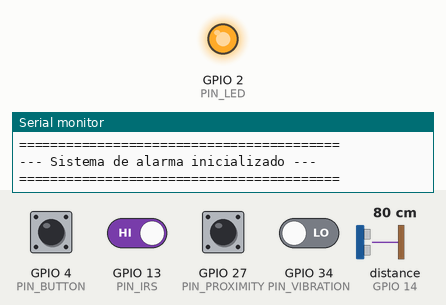
Simulated run of this sketch. Board: ESP32. Parts: output pins drawn as LEDs (lit = HIGH), the last lines printed to the serial monitor. Wiring (inferred from the names in the program): ultrasonic range finder: trigger GPIO 12; echo GPIO 14. Dashed ring = blinking. The inputs (shaded band) are chosen by the test bench; at power-on: GPIO 4 (PIN_BUTTON), GPIO 13 (PIN_IRS), GPIO 27 (PIN_PROXIMITY) HIGH, GPIO 34 (PIN_VIBRATION) LOW, distance to the obstacle (sensor on GPIO 14) 80 cm. The echo pulse lasts 58.3 µs per cm; pins used as bus, display or sensor lines are not drawn.

Above: at 1.2 s.
1.3 s: distance to the obstacle (sensor on GPIO 14) set to 22 cm
2.8 s: distance to the obstacle (sensor on GPIO 14) set to 19 cm
At 3.11 s:
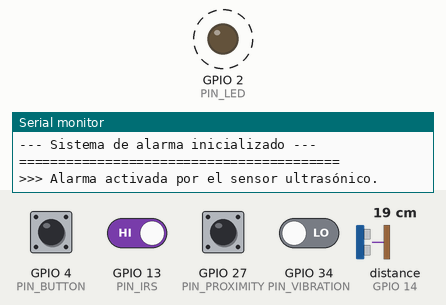
5.8 s: GPIO 4 (PIN_BUTTON) pulled LOW for 0.25 s
At 5.8 s:
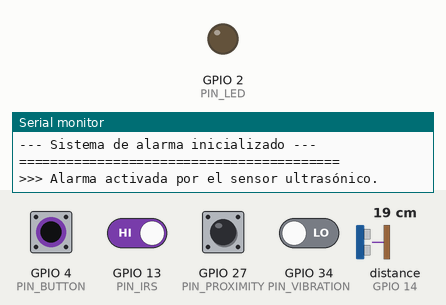
7.5 s: GPIO 4 (PIN_BUTTON) pulled LOW for 1 s
At 8.75 s:
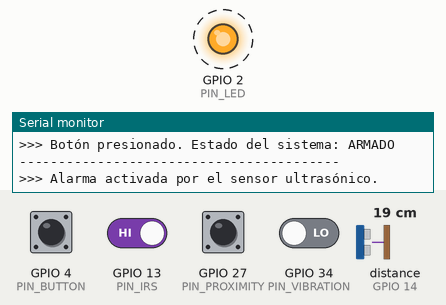
Timing chart, 0 to 11.5 s (numbered marks = the images above; inputs shaded):
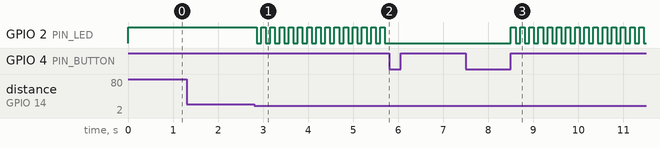

Measured:
- the behaviour switches between 21 and 20 cm on distance to the obstacle (sensor on GPIO 14) (found by bisection; images 0 and 1)
- after the input at 1.3 s, every drawn part: stays the same
- after the input at 2.8 s, GPIO 2 (PIN_LED): alternates HIGH for 0.10 s and LOW for 0.10 s, starting after 0.06 s
- after the input at 5.8 s, GPIO 2 (PIN_LED): stops changing and stays LOW
- after the input at 7.5 s, GPIO 2 (PIN_LED): alternates HIGH for 0.10 s and LOW for 0.10 s, starting after 1.0 s

The sketch:

SampleAlarm.ino
```cpp
// GPI0 13 Asignar a la lectura del sensor infrarrojo
const int PIN_IRS = 13;

// Pines del Sensor Supersonico
const int PIN_TRIG = 12; // Pin de disparo del sensor ultrasónico GPIO 12
const int PIN_ECHO = 14;    // Pin de eco del sensor ultrasónico GPIO 14

// Pin del botón para armar/desarmar el sistema
const int PIN_BUTTON = 4;  // Pin del botón GPIO 4 (Push Button con INPUT_PULLUP)

// Pin del LED integrado en la placa
const int PIN_LED    = 2;  // GPIO 2  (LED Azul Integrado en la placa)

// Pin sensor de vibración
const int PIN_VIBRATION = 34; // Pin del sensor de vibración SW-420 GPIO 34

// Pin sensor de proximidad
const int PIN_PROXIMITY = 27; // Pin del sensor de proximidad GPIO

// VARIABLES DE CONTROL DE ESTADO
bool systemArmed = true;
bool alarmTriggered = false;

long measureDistance() {
    digitalWrite(PIN_TRIG, LOW);
    delayMicroseconds(2);
    digitalWrite(PIN_TRIG, HIGH);
    delayMicroseconds(10);
    digitalWrite(PIN_TRIG, LOW);

    // Mide la duración del pulso en el pin ECHO (timeout de 30ms)
    long duration = pulseIn(PIN_ECHO, HIGH, 30000);

    // Si el sensor no recibe eco, devuelve 999 para evitar falsas alarmas
    if (duration == 0) return 999;

    // Convierte el tiempo a distancia en centímetros (velocidad del sonido)
    return duration * 0.034 / 2;
}


void setup() {
    Serial.begin(115200);

    // Asignar el pin del sensor infrarrojo como entrada
    pinMode(PIN_IRS, INPUT);


    // Asignar los pines del sensor ultrasónico como entrada y salida
    pinMode(PIN_TRIG, OUTPUT);
    pinMode(PIN_ECHO, INPUT);

    // Asignar el pin del sensor de vibración como entrada
    pinMode(PIN_VIBRATION, INPUT);

    // Asignar el pin del botón como entrada con resistencia pull-up interna
    pinMode(PIN_BUTTON, INPUT_PULLUP);

    // Asignar el pin del sensor de proximidad como entrada con pull-up interna
    pinMode(PIN_PROXIMITY, INPUT_PULLUP);

    // Asignar el pin del LED como salida
    pinMode(PIN_LED, OUTPUT);
    digitalWrite(PIN_LED, LOW); // Asegurarse de que el LED esté apagado al inicio

    Serial.println("=========================================");
    Serial.println("--- Sistema de alarma inicializado ---");
    Serial.println("=========================================");
}

void loop() {

    // 1. Leer el estado del botón para armar/desarmar el sistema
    if (digitalRead(PIN_BUTTON) == LOW) { // Si el botón está presionado (estado bajo)
        delay(250); // Pequeño retraso para evitar rebotes
        systemArmed = !systemArmed; // Cambiar el estado del sistema
        alarmTriggered = false; // Reiniciar el estado de la alarma

        Serial.println("-----------------------------------------");
        Serial.print(">>> Botón presionado. Estado del sistema: ");
        Serial.println(systemArmed ? "ARMADO" : "DESARMADO");
        Serial.println("-----------------------------------------");
        // Mantener hasta que se suelte el botón
        while (digitalRead(PIN_BUTTON) == LOW);

    }

    // 2. Lógica de monitoreo del sistema cuando esta armado
    if (systemArmed) {

        int IRValue = digitalRead(PIN_IRS); // Leer el estado del sensor infrarrojo
        long distance = measureDistance(); // Medir la distancia con el sensor ultrasónico
        int vibrationValue = digitalRead(PIN_VIBRATION); // Leer el estado del sensor de vibración
        int proxValue = digitalRead(PIN_PROXIMITY); // Leer el estado del sensor de proximidad

        //Condición de disparo: Infrarrojo detecta objeto (LOW) o distancia menor a 20 cm
        if (IRValue == LOW) {
            if (!alarmTriggered) {
                Serial.println(">>> Alarma activada por el sensor infrarrojo.");
                alarmTriggered = true;
                // digitalWrite(PIN_LED, HIGH); // Encender el LED de alarma
            }
        } else if (distance < 20) {
            if (!alarmTriggered) {
                Serial.println(">>> Alarma activada por el sensor ultrasónico.");
                alarmTriggered = true;
                // digitalWrite(PIN_LED, HIGH); // Encender el LED de alarma
            }
        } else if (vibrationValue == HIGH) {
            if (!alarmTriggered) {
                Serial.println(">>> Alarma activada por el sensor de vibración.");
                alarmTriggered = true;
                // digitalWrite(PIN_LED, HIGH); // Encender el LED de alarma
            }
        } else if (proxValue == LOW) {
            if (!alarmTriggered) {
                Serial.println(">>> Alarma activada por el sensor de proximidad.");
                alarmTriggered = true;
                // digitalWrite(PIN_LED, HIGH); // Encender el LED de alarma
            }
        }
        // Respuesta visual cuando se dispara la alarma
        if (alarmTriggered) {
            digitalWrite(PIN_LED, !digitalRead(PIN_LED)); // Parpadeo rápido del LED
            delay(100);
        } else {
            digitalWrite(PIN_LED, HIGH); // LED encendido fijo = Monitoreando
            delay(200);
        }
    } else {
        digitalWrite(PIN_LED, LOW); // LED apagado = Sistema desarmado
        delay(200);
    }


}
```
